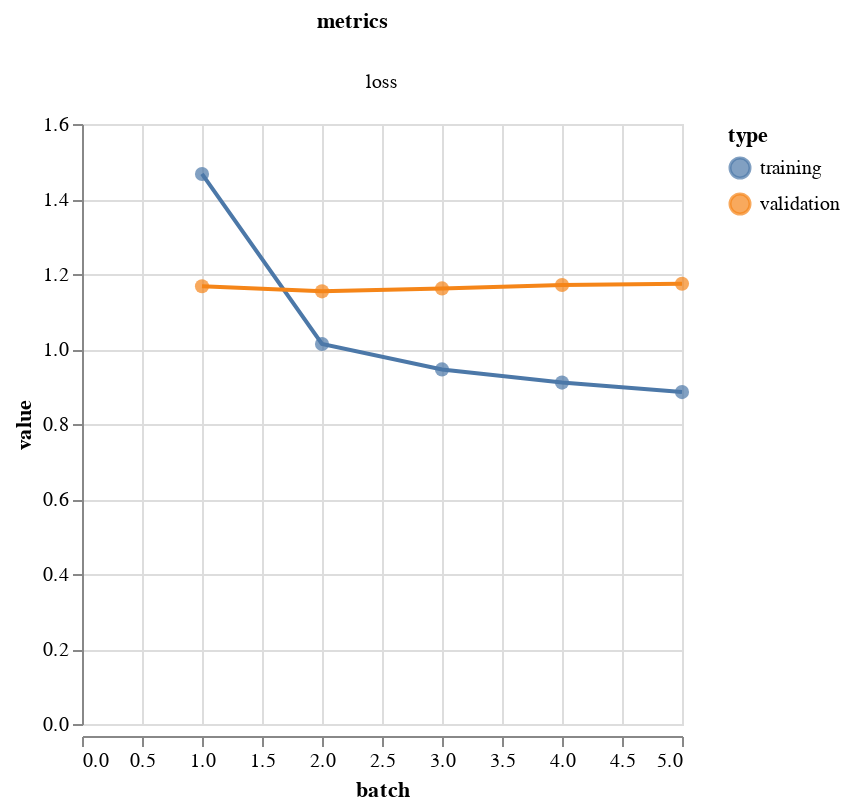

Source (notebook cell):
### Code cell
metrics(output.history)

### Figure 1 — Vega-Lite specification as saved in the notebook (floating-point values rounded to 4 significant figures)
{"config": {"view": {"continuousWidth": 400, "continuousHeight": 300}}, "data": {"name": "data-0c0799052826f27f2a87c5849fd32f3e"}, "facet": {"column": {"type": "nominal", "field": "metrics"}}, "spec": {"layer": [{"mark": {"type": "circle", "size": 50}, "encoding": {"color": {"type": "nominal", "field": "type"}, "tooltip": [{"type": "quantitative", "field": "batch"}, {"type": "quantitative", "field": "value"}], "x": {"type": "quantitative", "field": "batch"}, "y": {"type": "quantitative", "field": "value"}}, "height": 300, "width": 300}, {"mark": "line", "encoding": {"color": {"type": "nominal", "field": "type"}, "x": {"type": "quantitative", "field": "batch"}, "y": {"type": "quantitative", "field": "value"}}, "height": 300, "width": 300}]}, "resolve": {"scale": {"y": "independent"}}, "$schema": "https://vega.github.io/schema/vega-lite/v4.8.1.json", "datasets": {"data-0c0799052826f27f2a87c5849fd32f3e": [{"batch": 1, "value": 1.467, "type": "training", "metrics": "loss"}, {"batch": 2, "value": 1.013, "type": "training", "metrics": "loss"}, {"batch": 3, "value": 0.9456, "type": "training", "metrics": "loss"}, {"batch": 4, "value": 0.9105, "type": "training", "metrics": "loss"}, {"batch": 5, "value": 0.8851, "type": "training", "metrics": "loss"}, {"batch": 1, "value": 1.167, "type": "validation", "metrics": "loss"}, {"batch": 2, "value": 1.154, "type": "validation", "metrics": "loss"}, {"batch": 3, "value": 1.162, "type": "validation", "metrics": "loss"}, {"batch": 4, "value": 1.171, "type": "validation", "metrics": "loss"}, {"batch": 5, "value": 1.174, "type": "validation", "metrics": "loss"}]}}
